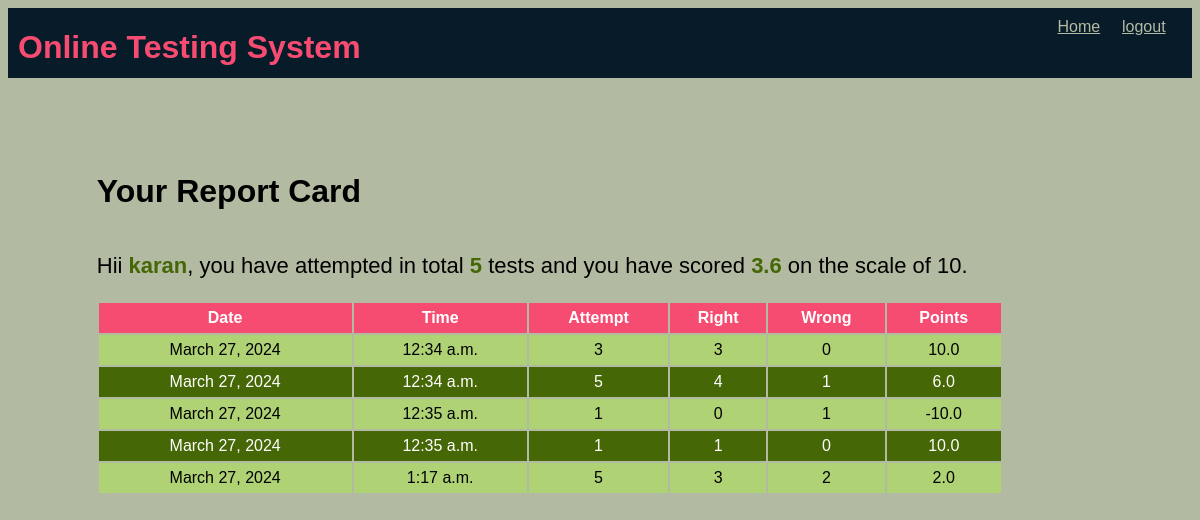
The page /OTS/test-history (signed in) on the database its author committed.
### OTS/models.py (models this page shows)
class Candidate(models.Model):
    username=models.CharField(primary_key=True,max_length=20)
    password=models.CharField(null=False,max_length=20)
    name=models.CharField(null=False,max_length=25)
    test_attempted=models.IntegerField(default=0)
    points=models.FloatField(default=0)

class Result(models.Model):
    resultid=models.BigAutoField(primary_key=True,auto_created=True)
    username=models.ForeignKey(Candidate,on_delete=models.CASCADE)
    date=models.DateField(auto_now=True)
    time=models.TimeField(auto_now=True)
    attempt=models.IntegerField()
    right=models.IntegerField()
    wrong=models.IntegerField()
    points=models.FloatField()

### OTS/views.py (the view)
# urls.py: path('test-history',testResultHistory,name='testHistory'),
def testResultHistory(request):
    if 'name' not in request.session.keys():
        res=HttpResponseRedirect('login')
    candidate=Candidate.objects.filter(username=request.session['username'])
    results=Result.objects.filter(username_id=candidate[0].username)
    context={
        'candidate':candidate[0],'results':results
    }
    res=render(request,'candidate_history.html',context)
    return res

### OTS/templates/candidate_history.html (shortened to what this page needs)
{% extends 'master.html' %}
{% load static %}
{% block top %}
    <a href="{% url 'OTS:home'%}">Home</a>
    <a href="{% url 'OTS:logout'%}">logout</a>
{% endblock %}
{% block content %}
<div class="history-design">
    <h1>Your Report Card</h1>
    <p>Hii <span class="special"> {{candidate.name }}</span>, you have attempted in total <span class="special">{{candidate.test_attempted}}</span> tests and you have scored <span class="special">{{ candidate.points}}</span> on the scale of 10.</p>
    <table>
        <tr>
            <th>Date</th>
            <th>Time</th>
            <th>Attempt</th>
            <th>Right</th>
            <th>Wrong</th>
            <th>Points</th>
        </tr>
        {% for r in results %}
        <tr>
            <td>{{r.date}}</td>
            <td>{{r.time}}</td>
            <td>{{r.attempt}}</td>
            <td>{{r.right}}</td>
            <td>{{r.wrong}}</td>
            <td>{{r.points}}</td>
        </tr>
        {% endfor %}
    </table>
</div>
{% endblock %}

### OTS/static/theme.css (style rules this page uses)
* { font-family: 'Gill Sans', 'Gill Sans MT', Calibri, 'Trebuchet MS', sans-serif; }
:root { --bg-color: rgb(5, 5, 5); --second-bg-color: #101111; --text-color: #ededed; --main-color: #14660d; }
body { background-color: #b2baa2; }
.top div.menu a { color: #b2baa2; display: inline-block; min-width: 50px; margin-right: 10px; }
table { width: 90%; }
table tr:nth-child(odd) { background-color: #456705; color: white; height: 30px; }
table tr:nth-child(even) { background-color: #afd275; height: 30px; }
table tr:first-child { background-color: #f64c72; }
table td { text-align: center; }
span.special { color: #456705; font-weight: bold; }
.history-design { display: flex; flex-direction: column; width: 85%; }
.history-design > p { font-size: 22px; }

### rows shown on the page
Candidate: name "karan", test_attempted "5", points "3.6"
Result: date "March 27, 2024", time "12:34 a.m.", attempt "3", right "3", wrong "0", points "10.0"
Result: date "March 27, 2024", time "12:34 a.m.", attempt "5", right "4", wrong "1", points "6.0"
Result: date "March 27, 2024", time "12:35 a.m.", attempt "1", right "0", wrong "1", points "-10.0"
Result: date "March 27, 2024", time "12:35 a.m.", attempt "1", right "1", wrong "0", points "10.0"
Result: date "March 27, 2024", time "1:17 a.m.", attempt "5", right "3", wrong "2", points "2.0"
